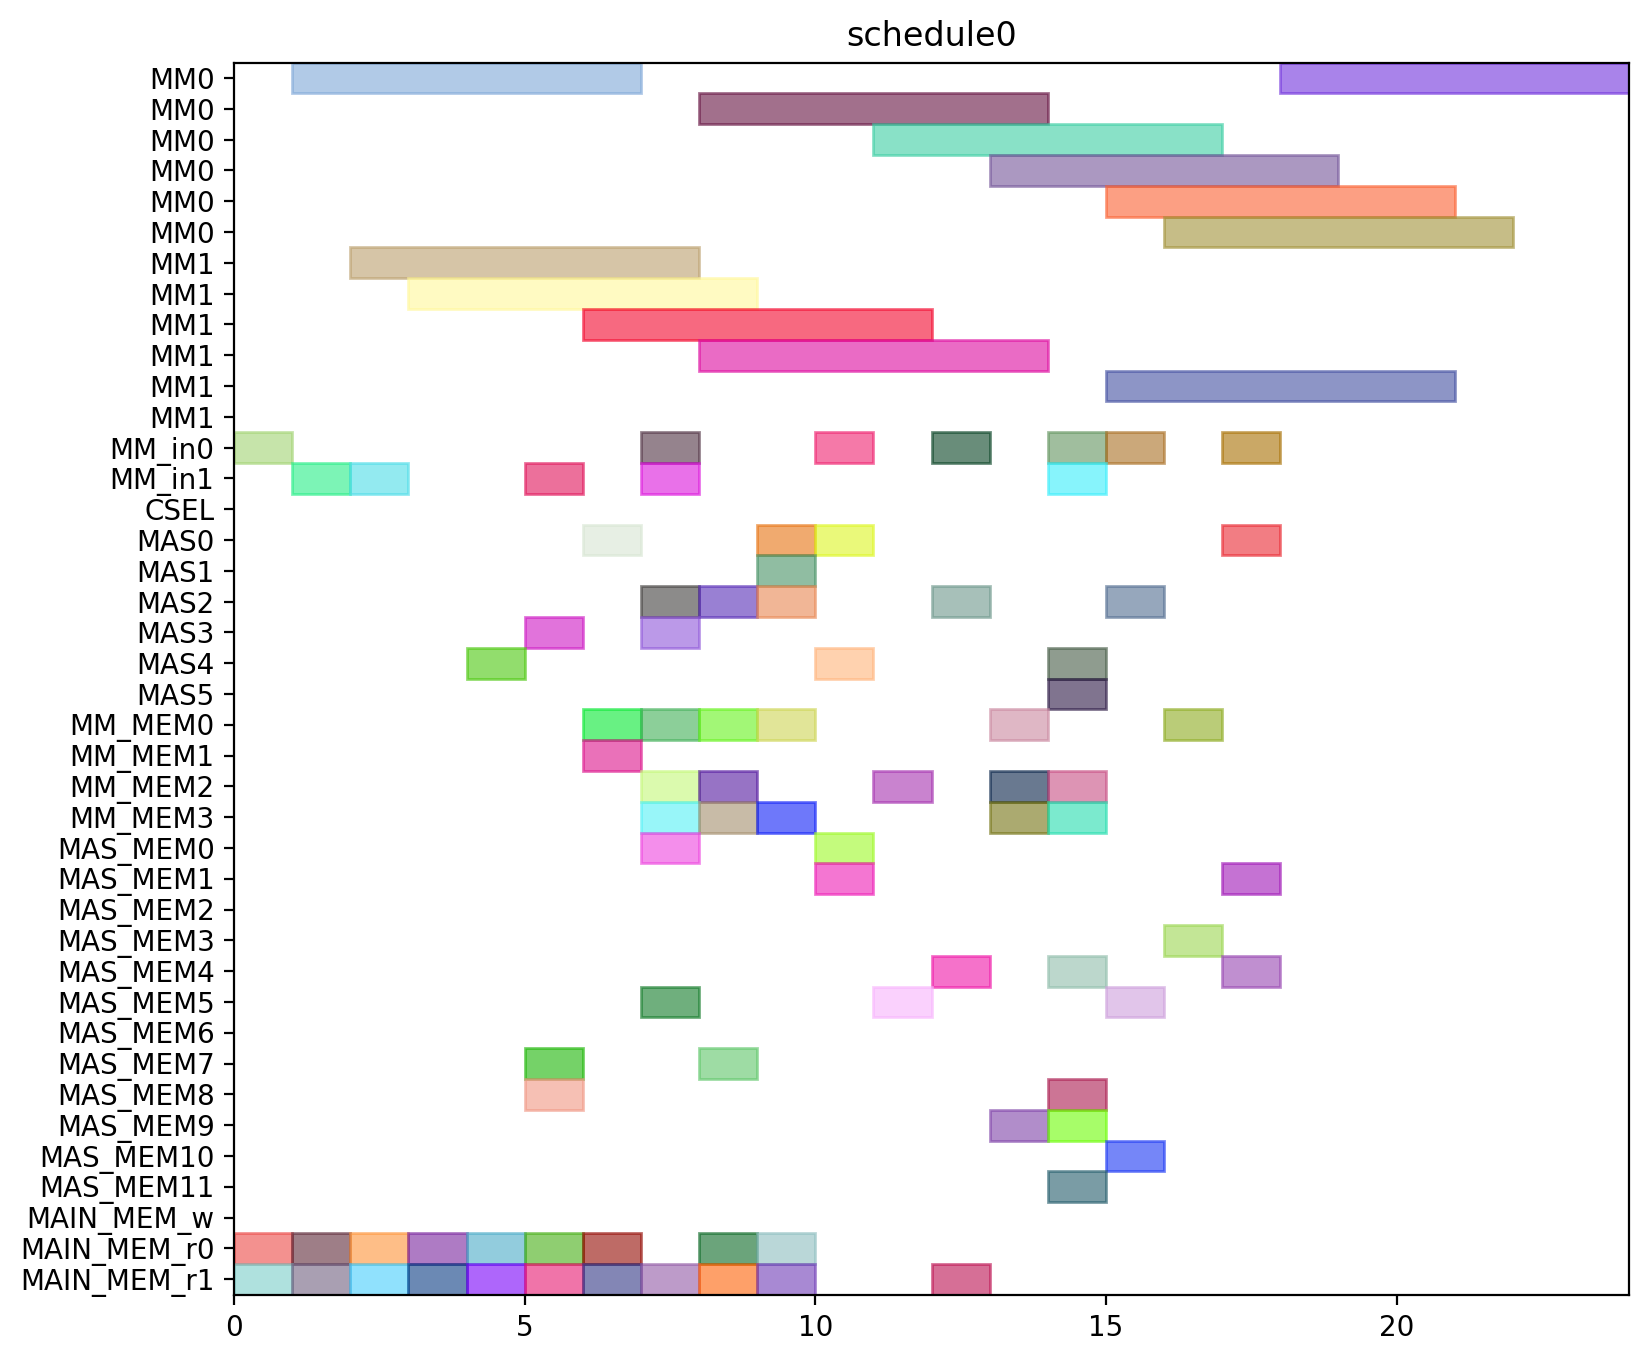

The Python source for this figure:
from pyschedule import Scenario, solvers, plotters, alt


def solve():
	horizon = 120
	S = Scenario("schedule0", horizon=horizon)

	# resource
	MM = S.Resources('MM', num=2, size=6)
	MM_in = S.Resources('MM_in', num=2)
	CSEL = S.Resource('CSEL')
	MAS = S.Resources('MAS', num=6, size=1, periods=range(1, horizon))
	MM_MEM = S.Resources('MM_MEM', num=4)
	MAS_MEM = S.Resources('MAS_MEM', num=12)
	MAIN_MEM_w = S.Resource('MAIN_MEM_w', size=1)
	MAIN_MEM_r = S.Resources('MAIN_MEM_r', num=2)

	# result of previous scheduling

	# new tasks
	t0 = S.Task('t0', length=6, delay_cost=1)
	t0 += alt(MM)
	t0_in = S.Task('t0_in', length=1, delay_cost=1)
	t0_in += alt(MM_in)
	S += t0_in*MM_in[0]<=t0*MM[0]
	S += t0_in*MM_in[1]<=t0*MM[1]
	t0_mem0 = S.Task('t0_mem0', length=1, delay_cost=1)
	t0_mem0 += MAIN_MEM_r[0]
	S += t0_mem0 <= t0

	t0_mem1 = S.Task('t0_mem1', length=1, delay_cost=1)
	t0_mem1 += MAIN_MEM_r[1]
	S += t0_mem1 <= t0

	t1 = S.Task('t1', length=6, delay_cost=1)
	t1 += alt(MM)
	t1_in = S.Task('t1_in', length=1, delay_cost=1)
	t1_in += alt(MM_in)
	S += t1_in*MM_in[0]<=t1*MM[0]
	S += t1_in*MM_in[1]<=t1*MM[1]
	t1_mem0 = S.Task('t1_mem0', length=1, delay_cost=1)
	t1_mem0 += MAIN_MEM_r[0]
	S += t1_mem0 <= t1

	t1_mem1 = S.Task('t1_mem1', length=1, delay_cost=1)
	t1_mem1 += MAIN_MEM_r[1]
	S += t1_mem1 <= t1

	t2 = S.Task('t2', length=6, delay_cost=1)
	t2 += alt(MM)
	t2_in = S.Task('t2_in', length=1, delay_cost=1)
	t2_in += alt(MM_in)
	S += t2_in*MM_in[0]<=t2*MM[0]
	S += t2_in*MM_in[1]<=t2*MM[1]
	t2_mem0 = S.Task('t2_mem0', length=1, delay_cost=1)
	t2_mem0 += MAIN_MEM_r[0]
	S += t2_mem0 <= t2

	t2_mem1 = S.Task('t2_mem1', length=1, delay_cost=1)
	t2_mem1 += MAIN_MEM_r[1]
	S += t2_mem1 <= t2

	t3 = S.Task('t3', length=1, delay_cost=1)
	t3 += alt(MAS)
	t3_mem0 = S.Task('t3_mem0', length=1, delay_cost=1)
	t3_mem0 += MAIN_MEM_r[0]
	S += t3_mem0 <= t3

	t3_mem1 = S.Task('t3_mem1', length=1, delay_cost=1)
	t3_mem1 += MAIN_MEM_r[1]
	S += t3_mem1 <= t3

	t4 = S.Task('t4', length=1, delay_cost=1)
	t4 += alt(MAS)
	t4_mem0 = S.Task('t4_mem0', length=1, delay_cost=1)
	t4_mem0 += MAIN_MEM_r[0]
	S += t4_mem0 <= t4

	t4_mem1 = S.Task('t4_mem1', length=1, delay_cost=1)
	t4_mem1 += MAIN_MEM_r[1]
	S += t4_mem1 <= t4

	t8 = S.Task('t8', length=1, delay_cost=1)
	t8 += alt(MAS)
	t8_mem0 = S.Task('t8_mem0', length=1, delay_cost=1)
	t8_mem0 += MAIN_MEM_r[0]
	S += t8_mem0 <= t8

	t8_mem1 = S.Task('t8_mem1', length=1, delay_cost=1)
	t8_mem1 += MAIN_MEM_r[1]
	S += t8_mem1 <= t8

	t9 = S.Task('t9', length=1, delay_cost=1)
	t9 += alt(MAS)
	t9_mem0 = S.Task('t9_mem0', length=1, delay_cost=1)
	t9_mem0 += MAIN_MEM_r[0]
	S += t9_mem0 <= t9

	t9_mem1 = S.Task('t9_mem1', length=1, delay_cost=1)
	t9_mem1 += MAIN_MEM_r[1]
	S += t9_mem1 <= t9

	t13 = S.Task('t13', length=1, delay_cost=1)
	t13 += alt(MAS)
	t13_mem0 = S.Task('t13_mem0', length=1, delay_cost=1)
	t13_mem0 += MAIN_MEM_r[0]
	S += t13_mem0 <= t13

	t13_mem1 = S.Task('t13_mem1', length=1, delay_cost=1)
	t13_mem1 += MAIN_MEM_r[1]
	S += t13_mem1 <= t13

	t14 = S.Task('t14', length=1, delay_cost=1)
	t14 += alt(MAS)
	t14_mem0 = S.Task('t14_mem0', length=1, delay_cost=1)
	t14_mem0 += MAIN_MEM_r[0]
	S += t14_mem0 <= t14

	t14_mem1 = S.Task('t14_mem1', length=1, delay_cost=1)
	t14_mem1 += MAIN_MEM_r[1]
	S += t14_mem1 <= t14

	t5 = S.Task('t5', length=6, delay_cost=1)
	t5 += alt(MM)
	t5_in = S.Task('t5_in', length=1, delay_cost=1)
	t5_in += alt(MM_in)
	S += t5_in*MM_in[0]<=t5*MM[0]
	S += t5_in*MM_in[1]<=t5*MM[1]
	t5_mem0 = S.Task('t5_mem0', length=1, delay_cost=1)
	t5_mem0 += alt(MAS_MEM)
	S += (t3*MAS[0])-1 < t5_mem0*MAS_MEM[0]
	S += (t3*MAS[1])-1 < t5_mem0*MAS_MEM[2]
	S += (t3*MAS[2])-1 < t5_mem0*MAS_MEM[4]
	S += (t3*MAS[3])-1 < t5_mem0*MAS_MEM[6]
	S += (t3*MAS[4])-1 < t5_mem0*MAS_MEM[8]
	S += (t3*MAS[5])-1 < t5_mem0*MAS_MEM[10]
	S += t5_mem0 <= t5

	t5_mem1 = S.Task('t5_mem1', length=1, delay_cost=1)
	t5_mem1 += alt(MAS_MEM)
	S += (t4*MAS[0])-1 < t5_mem1*MAS_MEM[1]
	S += (t4*MAS[1])-1 < t5_mem1*MAS_MEM[3]
	S += (t4*MAS[2])-1 < t5_mem1*MAS_MEM[5]
	S += (t4*MAS[3])-1 < t5_mem1*MAS_MEM[7]
	S += (t4*MAS[4])-1 < t5_mem1*MAS_MEM[9]
	S += (t4*MAS[5])-1 < t5_mem1*MAS_MEM[11]
	S += t5_mem1 <= t5

	t6 = S.Task('t6', length=1, delay_cost=1)
	t6 += alt(MAS)
	t6_mem0 = S.Task('t6_mem0', length=1, delay_cost=1)
	t6_mem0 += alt(MM_MEM)
	S += (t0*MM[0])-1 < t6_mem0*MM_MEM[0]
	S += (t0*MM[1])-1 < t6_mem0*MM_MEM[2]
	S += t6_mem0 <= t6

	t6_mem1 = S.Task('t6_mem1', length=1, delay_cost=1)
	t6_mem1 += alt(MM_MEM)
	S += (t1*MM[0])-1 < t6_mem1*MM_MEM[1]
	S += (t1*MM[1])-1 < t6_mem1*MM_MEM[3]
	S += t6_mem1 <= t6

	t10 = S.Task('t10', length=6, delay_cost=1)
	t10 += alt(MM)
	t10_in = S.Task('t10_in', length=1, delay_cost=1)
	t10_in += alt(MM_in)
	S += t10_in*MM_in[0]<=t10*MM[0]
	S += t10_in*MM_in[1]<=t10*MM[1]
	t10_mem0 = S.Task('t10_mem0', length=1, delay_cost=1)
	t10_mem0 += alt(MAS_MEM)
	S += (t8*MAS[0])-1 < t10_mem0*MAS_MEM[0]
	S += (t8*MAS[1])-1 < t10_mem0*MAS_MEM[2]
	S += (t8*MAS[2])-1 < t10_mem0*MAS_MEM[4]
	S += (t8*MAS[3])-1 < t10_mem0*MAS_MEM[6]
	S += (t8*MAS[4])-1 < t10_mem0*MAS_MEM[8]
	S += (t8*MAS[5])-1 < t10_mem0*MAS_MEM[10]
	S += t10_mem0 <= t10

	t10_mem1 = S.Task('t10_mem1', length=1, delay_cost=1)
	t10_mem1 += alt(MAS_MEM)
	S += (t9*MAS[0])-1 < t10_mem1*MAS_MEM[1]
	S += (t9*MAS[1])-1 < t10_mem1*MAS_MEM[3]
	S += (t9*MAS[2])-1 < t10_mem1*MAS_MEM[5]
	S += (t9*MAS[3])-1 < t10_mem1*MAS_MEM[7]
	S += (t9*MAS[4])-1 < t10_mem1*MAS_MEM[9]
	S += (t9*MAS[5])-1 < t10_mem1*MAS_MEM[11]
	S += t10_mem1 <= t10

	t11 = S.Task('t11', length=1, delay_cost=1)
	t11 += alt(MAS)
	t11_mem0 = S.Task('t11_mem0', length=1, delay_cost=1)
	t11_mem0 += alt(MM_MEM)
	S += (t1*MM[0])-1 < t11_mem0*MM_MEM[0]
	S += (t1*MM[1])-1 < t11_mem0*MM_MEM[2]
	S += t11_mem0 <= t11

	t11_mem1 = S.Task('t11_mem1', length=1, delay_cost=1)
	t11_mem1 += alt(MM_MEM)
	S += (t2*MM[0])-1 < t11_mem1*MM_MEM[1]
	S += (t2*MM[1])-1 < t11_mem1*MM_MEM[3]
	S += t11_mem1 <= t11

	t15 = S.Task('t15', length=6, delay_cost=1)
	t15 += alt(MM)
	t15_in = S.Task('t15_in', length=1, delay_cost=1)
	t15_in += alt(MM_in)
	S += t15_in*MM_in[0]<=t15*MM[0]
	S += t15_in*MM_in[1]<=t15*MM[1]
	t15_mem0 = S.Task('t15_mem0', length=1, delay_cost=1)
	t15_mem0 += alt(MAS_MEM)
	S += (t13*MAS[0])-1 < t15_mem0*MAS_MEM[0]
	S += (t13*MAS[1])-1 < t15_mem0*MAS_MEM[2]
	S += (t13*MAS[2])-1 < t15_mem0*MAS_MEM[4]
	S += (t13*MAS[3])-1 < t15_mem0*MAS_MEM[6]
	S += (t13*MAS[4])-1 < t15_mem0*MAS_MEM[8]
	S += (t13*MAS[5])-1 < t15_mem0*MAS_MEM[10]
	S += t15_mem0 <= t15

	t15_mem1 = S.Task('t15_mem1', length=1, delay_cost=1)
	t15_mem1 += alt(MAS_MEM)
	S += (t14*MAS[0])-1 < t15_mem1*MAS_MEM[1]
	S += (t14*MAS[1])-1 < t15_mem1*MAS_MEM[3]
	S += (t14*MAS[2])-1 < t15_mem1*MAS_MEM[5]
	S += (t14*MAS[3])-1 < t15_mem1*MAS_MEM[7]
	S += (t14*MAS[4])-1 < t15_mem1*MAS_MEM[9]
	S += (t14*MAS[5])-1 < t15_mem1*MAS_MEM[11]
	S += t15_mem1 <= t15

	t16 = S.Task('t16', length=1, delay_cost=1)
	t16 += alt(MAS)
	t16_mem0 = S.Task('t16_mem0', length=1, delay_cost=1)
	t16_mem0 += alt(MM_MEM)
	S += (t0*MM[0])-1 < t16_mem0*MM_MEM[0]
	S += (t0*MM[1])-1 < t16_mem0*MM_MEM[2]
	S += t16_mem0 <= t16

	t16_mem1 = S.Task('t16_mem1', length=1, delay_cost=1)
	t16_mem1 += alt(MM_MEM)
	S += (t2*MM[0])-1 < t16_mem1*MM_MEM[1]
	S += (t2*MM[1])-1 < t16_mem1*MM_MEM[3]
	S += t16_mem1 <= t16

	t18 = S.Task('t18', length=1, delay_cost=1)
	t18 += alt(MAS)
	t18_mem0 = S.Task('t18_mem0', length=1, delay_cost=1)
	t18_mem0 += alt(MM_MEM)
	S += (t0*MM[0])-1 < t18_mem0*MM_MEM[0]
	S += (t0*MM[1])-1 < t18_mem0*MM_MEM[2]
	S += t18_mem0 <= t18

	t18_mem1 = S.Task('t18_mem1', length=1, delay_cost=1)
	t18_mem1 += alt(MM_MEM)
	S += (t0*MM[0])-1 < t18_mem1*MM_MEM[1]
	S += (t0*MM[1])-1 < t18_mem1*MM_MEM[3]
	S += t18_mem1 <= t18

	t20 = S.Task('t20', length=6, delay_cost=1)
	t20 += alt(MM)
	t20_in = S.Task('t20_in', length=1, delay_cost=1)
	t20_in += alt(MM_in)
	S += t20_in*MM_in[0]<=t20*MM[0]
	S += t20_in*MM_in[1]<=t20*MM[1]
	t20_mem0 = S.Task('t20_mem0', length=1, delay_cost=1)
	t20_mem0 += alt(MM_MEM)
	S += (t2*MM[0])-1 < t20_mem0*MM_MEM[0]
	S += (t2*MM[1])-1 < t20_mem0*MM_MEM[2]
	S += t20_mem0 <= t20

	t20_mem1 = S.Task('t20_mem1', length=1, delay_cost=1)
	t20_mem1 += MAIN_MEM_r[1]
	S += t20_mem1 <= t20

	t7 = S.Task('t7', length=1, delay_cost=1)
	t7 += alt(MAS)
	t7_mem0 = S.Task('t7_mem0', length=1, delay_cost=1)
	t7_mem0 += alt(MM_MEM)
	S += (t5*MM[0])-1 < t7_mem0*MM_MEM[0]
	S += (t5*MM[1])-1 < t7_mem0*MM_MEM[2]
	S += t7_mem0 <= t7

	t7_mem1 = S.Task('t7_mem1', length=1, delay_cost=1)
	t7_mem1 += alt(MAS_MEM)
	S += (t6*MAS[0])-1 < t7_mem1*MAS_MEM[1]
	S += (t6*MAS[1])-1 < t7_mem1*MAS_MEM[3]
	S += (t6*MAS[2])-1 < t7_mem1*MAS_MEM[5]
	S += (t6*MAS[3])-1 < t7_mem1*MAS_MEM[7]
	S += (t6*MAS[4])-1 < t7_mem1*MAS_MEM[9]
	S += (t6*MAS[5])-1 < t7_mem1*MAS_MEM[11]
	S += t7_mem1 <= t7

	t12 = S.Task('t12', length=1, delay_cost=1)
	t12 += alt(MAS)
	t12_mem0 = S.Task('t12_mem0', length=1, delay_cost=1)
	t12_mem0 += alt(MM_MEM)
	S += (t10*MM[0])-1 < t12_mem0*MM_MEM[0]
	S += (t10*MM[1])-1 < t12_mem0*MM_MEM[2]
	S += t12_mem0 <= t12

	t12_mem1 = S.Task('t12_mem1', length=1, delay_cost=1)
	t12_mem1 += alt(MAS_MEM)
	S += (t11*MAS[0])-1 < t12_mem1*MAS_MEM[1]
	S += (t11*MAS[1])-1 < t12_mem1*MAS_MEM[3]
	S += (t11*MAS[2])-1 < t12_mem1*MAS_MEM[5]
	S += (t11*MAS[3])-1 < t12_mem1*MAS_MEM[7]
	S += (t11*MAS[4])-1 < t12_mem1*MAS_MEM[9]
	S += (t11*MAS[5])-1 < t12_mem1*MAS_MEM[11]
	S += t12_mem1 <= t12

	t17 = S.Task('t17', length=1, delay_cost=1)
	t17 += alt(MAS)
	t17_mem0 = S.Task('t17_mem0', length=1, delay_cost=1)
	t17_mem0 += alt(MM_MEM)
	S += (t15*MM[0])-1 < t17_mem0*MM_MEM[0]
	S += (t15*MM[1])-1 < t17_mem0*MM_MEM[2]
	S += t17_mem0 <= t17

	t17_mem1 = S.Task('t17_mem1', length=1, delay_cost=1)
	t17_mem1 += alt(MAS_MEM)
	S += (t16*MAS[0])-1 < t17_mem1*MAS_MEM[1]
	S += (t16*MAS[1])-1 < t17_mem1*MAS_MEM[3]
	S += (t16*MAS[2])-1 < t17_mem1*MAS_MEM[5]
	S += (t16*MAS[3])-1 < t17_mem1*MAS_MEM[7]
	S += (t16*MAS[4])-1 < t17_mem1*MAS_MEM[9]
	S += (t16*MAS[5])-1 < t17_mem1*MAS_MEM[11]
	S += t17_mem1 <= t17

	t19 = S.Task('t19', length=1, delay_cost=1)
	t19 += alt(MAS)
	t19_mem0 = S.Task('t19_mem0', length=1, delay_cost=1)
	t19_mem0 += alt(MM_MEM)
	S += (t0*MM[0])-1 < t19_mem0*MM_MEM[0]
	S += (t0*MM[1])-1 < t19_mem0*MM_MEM[2]
	S += t19_mem0 <= t19

	t19_mem1 = S.Task('t19_mem1', length=1, delay_cost=1)
	t19_mem1 += alt(MAS_MEM)
	S += (t18*MAS[0])-1 < t19_mem1*MAS_MEM[1]
	S += (t18*MAS[1])-1 < t19_mem1*MAS_MEM[3]
	S += (t18*MAS[2])-1 < t19_mem1*MAS_MEM[5]
	S += (t18*MAS[3])-1 < t19_mem1*MAS_MEM[7]
	S += (t18*MAS[4])-1 < t19_mem1*MAS_MEM[9]
	S += (t18*MAS[5])-1 < t19_mem1*MAS_MEM[11]
	S += t19_mem1 <= t19

	t21 = S.Task('t21', length=1, delay_cost=1)
	t21 += alt(MAS)
	t21_mem0 = S.Task('t21_mem0', length=1, delay_cost=1)
	t21_mem0 += alt(MM_MEM)
	S += (t1*MM[0])-1 < t21_mem0*MM_MEM[0]
	S += (t1*MM[1])-1 < t21_mem0*MM_MEM[2]
	S += t21_mem0 <= t21

	t21_mem1 = S.Task('t21_mem1', length=1, delay_cost=1)
	t21_mem1 += alt(MM_MEM)
	S += (t20*MM[0])-1 < t21_mem1*MM_MEM[1]
	S += (t20*MM[1])-1 < t21_mem1*MM_MEM[3]
	S += t21_mem1 <= t21

	t22 = S.Task('t22', length=1, delay_cost=1)
	t22 += alt(MAS)
	t22_mem0 = S.Task('t22_mem0', length=1, delay_cost=1)
	t22_mem0 += alt(MM_MEM)
	S += (t1*MM[0])-1 < t22_mem0*MM_MEM[0]
	S += (t1*MM[1])-1 < t22_mem0*MM_MEM[2]
	S += t22_mem0 <= t22

	t22_mem1 = S.Task('t22_mem1', length=1, delay_cost=1)
	t22_mem1 += alt(MM_MEM)
	S += (t20*MM[0])-1 < t22_mem1*MM_MEM[1]
	S += (t20*MM[1])-1 < t22_mem1*MM_MEM[3]
	S += t22_mem1 <= t22

	t23 = S.Task('t23', length=6, delay_cost=1)
	t23 += alt(MM)
	t23_in = S.Task('t23_in', length=1, delay_cost=1)
	t23_in += alt(MM_in)
	S += t23_in*MM_in[0]<=t23*MM[0]
	S += t23_in*MM_in[1]<=t23*MM[1]
	t23_mem0 = S.Task('t23_mem0', length=1, delay_cost=1)
	t23_mem0 += alt(MAS_MEM)
	S += (t17*MAS[0])-1 < t23_mem0*MAS_MEM[0]
	S += (t17*MAS[1])-1 < t23_mem0*MAS_MEM[2]
	S += (t17*MAS[2])-1 < t23_mem0*MAS_MEM[4]
	S += (t17*MAS[3])-1 < t23_mem0*MAS_MEM[6]
	S += (t17*MAS[4])-1 < t23_mem0*MAS_MEM[8]
	S += (t17*MAS[5])-1 < t23_mem0*MAS_MEM[10]
	S += t23_mem0 <= t23

	t23_mem1 = S.Task('t23_mem1', length=1, delay_cost=1)
	t23_mem1 += MAIN_MEM_r[1]
	S += t23_mem1 <= t23

	t25 = S.Task('t25', length=6, delay_cost=1)
	t25 += alt(MM)
	t25_in = S.Task('t25_in', length=1, delay_cost=1)
	t25_in += alt(MM_in)
	S += t25_in*MM_in[0]<=t25*MM[0]
	S += t25_in*MM_in[1]<=t25*MM[1]
	t25_mem0 = S.Task('t25_mem0', length=1, delay_cost=1)
	t25_mem0 += alt(MAS_MEM)
	S += (t7*MAS[0])-1 < t25_mem0*MAS_MEM[0]
	S += (t7*MAS[1])-1 < t25_mem0*MAS_MEM[2]
	S += (t7*MAS[2])-1 < t25_mem0*MAS_MEM[4]
	S += (t7*MAS[3])-1 < t25_mem0*MAS_MEM[6]
	S += (t7*MAS[4])-1 < t25_mem0*MAS_MEM[8]
	S += (t7*MAS[5])-1 < t25_mem0*MAS_MEM[10]
	S += t25_mem0 <= t25

	t25_mem1 = S.Task('t25_mem1', length=1, delay_cost=1)
	t25_mem1 += alt(MAS_MEM)
	S += (t22*MAS[0])-1 < t25_mem1*MAS_MEM[1]
	S += (t22*MAS[1])-1 < t25_mem1*MAS_MEM[3]
	S += (t22*MAS[2])-1 < t25_mem1*MAS_MEM[5]
	S += (t22*MAS[3])-1 < t25_mem1*MAS_MEM[7]
	S += (t22*MAS[4])-1 < t25_mem1*MAS_MEM[9]
	S += (t22*MAS[5])-1 < t25_mem1*MAS_MEM[11]
	S += t25_mem1 <= t25

	t27 = S.Task('t27', length=6, delay_cost=1)
	t27 += alt(MM)
	t27_in = S.Task('t27_in', length=1, delay_cost=1)
	t27_in += alt(MM_in)
	S += t27_in*MM_in[0]<=t27*MM[0]
	S += t27_in*MM_in[1]<=t27*MM[1]
	t27_mem0 = S.Task('t27_mem0', length=1, delay_cost=1)
	t27_mem0 += alt(MAS_MEM)
	S += (t22*MAS[0])-1 < t27_mem0*MAS_MEM[0]
	S += (t22*MAS[1])-1 < t27_mem0*MAS_MEM[2]
	S += (t22*MAS[2])-1 < t27_mem0*MAS_MEM[4]
	S += (t22*MAS[3])-1 < t27_mem0*MAS_MEM[6]
	S += (t22*MAS[4])-1 < t27_mem0*MAS_MEM[8]
	S += (t22*MAS[5])-1 < t27_mem0*MAS_MEM[10]
	S += t27_mem0 <= t27

	t27_mem1 = S.Task('t27_mem1', length=1, delay_cost=1)
	t27_mem1 += alt(MAS_MEM)
	S += (t21*MAS[0])-1 < t27_mem1*MAS_MEM[1]
	S += (t21*MAS[1])-1 < t27_mem1*MAS_MEM[3]
	S += (t21*MAS[2])-1 < t27_mem1*MAS_MEM[5]
	S += (t21*MAS[3])-1 < t27_mem1*MAS_MEM[7]
	S += (t21*MAS[4])-1 < t27_mem1*MAS_MEM[9]
	S += (t21*MAS[5])-1 < t27_mem1*MAS_MEM[11]
	S += t27_mem1 <= t27

	t28 = S.Task('t28', length=6, delay_cost=1)
	t28 += alt(MM)
	t28_in = S.Task('t28_in', length=1, delay_cost=1)
	t28_in += alt(MM_in)
	S += t28_in*MM_in[0]<=t28*MM[0]
	S += t28_in*MM_in[1]<=t28*MM[1]
	t28_mem0 = S.Task('t28_mem0', length=1, delay_cost=1)
	t28_mem0 += alt(MAS_MEM)
	S += (t19*MAS[0])-1 < t28_mem0*MAS_MEM[0]
	S += (t19*MAS[1])-1 < t28_mem0*MAS_MEM[2]
	S += (t19*MAS[2])-1 < t28_mem0*MAS_MEM[4]
	S += (t19*MAS[3])-1 < t28_mem0*MAS_MEM[6]
	S += (t19*MAS[4])-1 < t28_mem0*MAS_MEM[8]
	S += (t19*MAS[5])-1 < t28_mem0*MAS_MEM[10]
	S += t28_mem0 <= t28

	t28_mem1 = S.Task('t28_mem1', length=1, delay_cost=1)
	t28_mem1 += alt(MAS_MEM)
	S += (t7*MAS[0])-1 < t28_mem1*MAS_MEM[1]
	S += (t7*MAS[1])-1 < t28_mem1*MAS_MEM[3]
	S += (t7*MAS[2])-1 < t28_mem1*MAS_MEM[5]
	S += (t7*MAS[3])-1 < t28_mem1*MAS_MEM[7]
	S += (t7*MAS[4])-1 < t28_mem1*MAS_MEM[9]
	S += (t7*MAS[5])-1 < t28_mem1*MAS_MEM[11]
	S += t28_mem1 <= t28

	t29 = S.Task('t29', length=6, delay_cost=1)
	t29 += alt(MM)
	t29_in = S.Task('t29_in', length=1, delay_cost=1)
	t29_in += alt(MM_in)
	S += t29_in*MM_in[0]<=t29*MM[0]
	S += t29_in*MM_in[1]<=t29*MM[1]
	t29_mem0 = S.Task('t29_mem0', length=1, delay_cost=1)
	t29_mem0 += alt(MAS_MEM)
	S += (t21*MAS[0])-1 < t29_mem0*MAS_MEM[0]
	S += (t21*MAS[1])-1 < t29_mem0*MAS_MEM[2]
	S += (t21*MAS[2])-1 < t29_mem0*MAS_MEM[4]
	S += (t21*MAS[3])-1 < t29_mem0*MAS_MEM[6]
	S += (t21*MAS[4])-1 < t29_mem0*MAS_MEM[8]
	S += (t21*MAS[5])-1 < t29_mem0*MAS_MEM[10]
	S += t29_mem0 <= t29

	t29_mem1 = S.Task('t29_mem1', length=1, delay_cost=1)
	t29_mem1 += alt(MAS_MEM)
	S += (t12*MAS[0])-1 < t29_mem1*MAS_MEM[1]
	S += (t12*MAS[1])-1 < t29_mem1*MAS_MEM[3]
	S += (t12*MAS[2])-1 < t29_mem1*MAS_MEM[5]
	S += (t12*MAS[3])-1 < t29_mem1*MAS_MEM[7]
	S += (t12*MAS[4])-1 < t29_mem1*MAS_MEM[9]
	S += (t12*MAS[5])-1 < t29_mem1*MAS_MEM[11]
	S += t29_mem1 <= t29

	solvers.mip.solve(S,msg=1,kind='CPLEX',ratio_gap=1.01)

	solution = [['hoge']*len(S.solution()[1]) for i in range(len(S.solution()))]
	for i in range(len(S.solution())):
		for j in range(len(S.solution()[i])):
			solution[i][j]=str(S.solution()[i][j])
	print(solution)

	cycles = int(solution[-1][3])

	pic_file_name = "/home/mfukuda/ABE/multiRAM_multiMAS_16mux/scheduling_result/stage6MM2_stage1MAS6/EP_ADD_A_0/schedule0.png"
	if(S.solution() != []):
		plotters.matplotlib.plot(S,img_filename=pic_file_name, show_task_labels=False, fig_size=(cycles*0.25+3, 8))

	return solution
